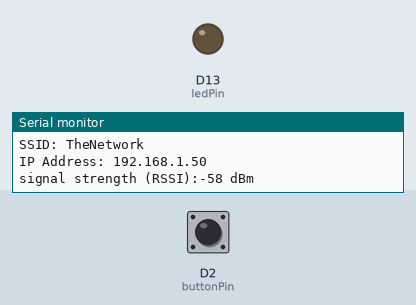
Bench run of a sketch on a simulated Arduino MKR. Parts: output pins drawn as LEDs (lit = HIGH), the last lines printed to the serial monitor. The test bench sets the inputs (shaded band); at power-on: D2 (buttonPin) LOW. WiFi joins after 1.5 s; servers stay silent unless stated.

Above: at 12.7 s.
12.8 s: D2 (buttonPin) pulled HIGH for 0.15 s
At 12.9 s:
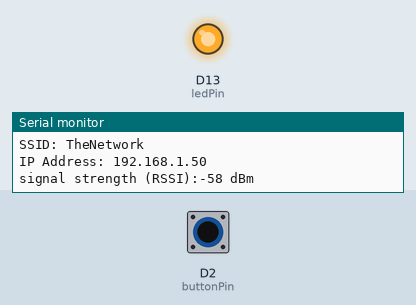
14.5 s: D2 (buttonPin) pulled HIGH for 3.2 s
At 18.0 s:
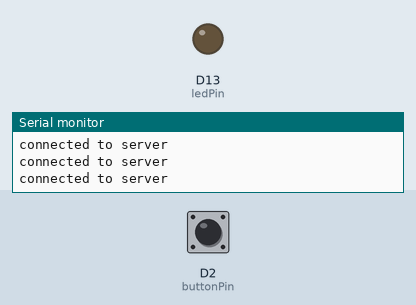
Timing chart, 0 to 19.5 s (numbered marks = the images above; inputs shaded):
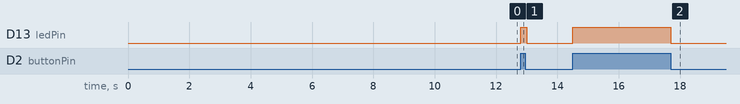

The sketch:

client_101.ino
```cpp
#include <SPI.h>
#include <WiFi101.h>
//#include "arduino_secrets.h"
///////please enter your sensitive data in the Secret tab/arduino_secrets.h
char ssid[] = "TheNetwork";        // your network SSID (name)
char pass[] = "P@$$w0rd";    // your network password (use for WPA, or use as key for WEP)
int keyIndex = 0;            // your network key Index number (needed only for WEP)

int status = WL_IDLE_STATUS;
// if you don't want to use DNS (and reduce your sketch size)
// use the numeric IP instead of the name for the server:
//IPAddress server(74,125,232,128);  // numeric IP for Google (no DNS)
char server[] = "www.google.com";    // name address for Google (using DNS)
const char userID[] = "1";

// Initialize the Ethernet client library
// with the IP address and port of the server
// that you want to connect to (port 80 is default for HTTP):
WiFiClient client;

// constants won't change. They're used here to set pin numbers:
const int buttonPin = 2;     // the number of the pushbutton pin
const int ledPin =  13;      // the number of the LED pin

// variables will change:
int buttonState = 0;         // variable for reading the pushbutton status

void setup() {
  // initialize the LED pin as an output:
  pinMode(ledPin, OUTPUT);
  // initialize the pushbutton pin as an input:
  pinMode(buttonPin, INPUT);

  // attempt to connect to WiFi network:
  while (status != WL_CONNECTED) {
    Serial.print("Attempting to connect to SSID: ");
    Serial.println(ssid);
    // Connect to WPA/WPA2 network. Change this line if using open or WEP network:
    status = WiFi.begin(ssid, pass);
    Serial.print("delaying 10 seconds");

    // wait 10 seconds for connection:
    delay(10000);
  }

  Serial.println("Connected to wifi");
  printWiFiStatus();

}

void loop() {
  // read the state of the pushbutton value:
  buttonState = digitalRead(buttonPin);

  // check if the pushbutton is pressed. If it is, the buttonState is HIGH:
  if (buttonState == HIGH) {
    // turn LED on:
    digitalWrite(ledPin, HIGH);
    reportPoint();
  } else {
    // turn LED off:
    digitalWrite(ledPin, LOW);
  }
}

void reportPoint() {
    // if you get a connection, report back via serial:
  if (client.connect(server, 8080)) {
    Serial.println("connected to server");
    // Make a HTTP request:
    client.println("POST / HTTP/1.1");

    client.print("Host: ");
    client.println(server);
    client.println("Connection: close");

    client.print("id=");
    client.println(userID);
    client.println();
  }
}

void printWiFiStatus() {
  // print the SSID of the network you're attached to:
  Serial.print("SSID: ");
  Serial.println(WiFi.SSID());

  // print your WiFi shield's IP address:
  IPAddress ip = WiFi.localIP();
  Serial.print("IP Address: ");
  Serial.println(ip);

  // print the received signal strength:
  long rssi = WiFi.RSSI();
  Serial.print("signal strength (RSSI):");
  Serial.print(rssi);
  Serial.println(" dBm");
}
```

Measured:
- after the input at 12.8 s, D13 (ledPin): LOW → HIGH at once, → LOW 0.20 s later
- after the input at 14.5 s, D13 (ledPin): LOW → HIGH at once, → LOW 3.2 s later
